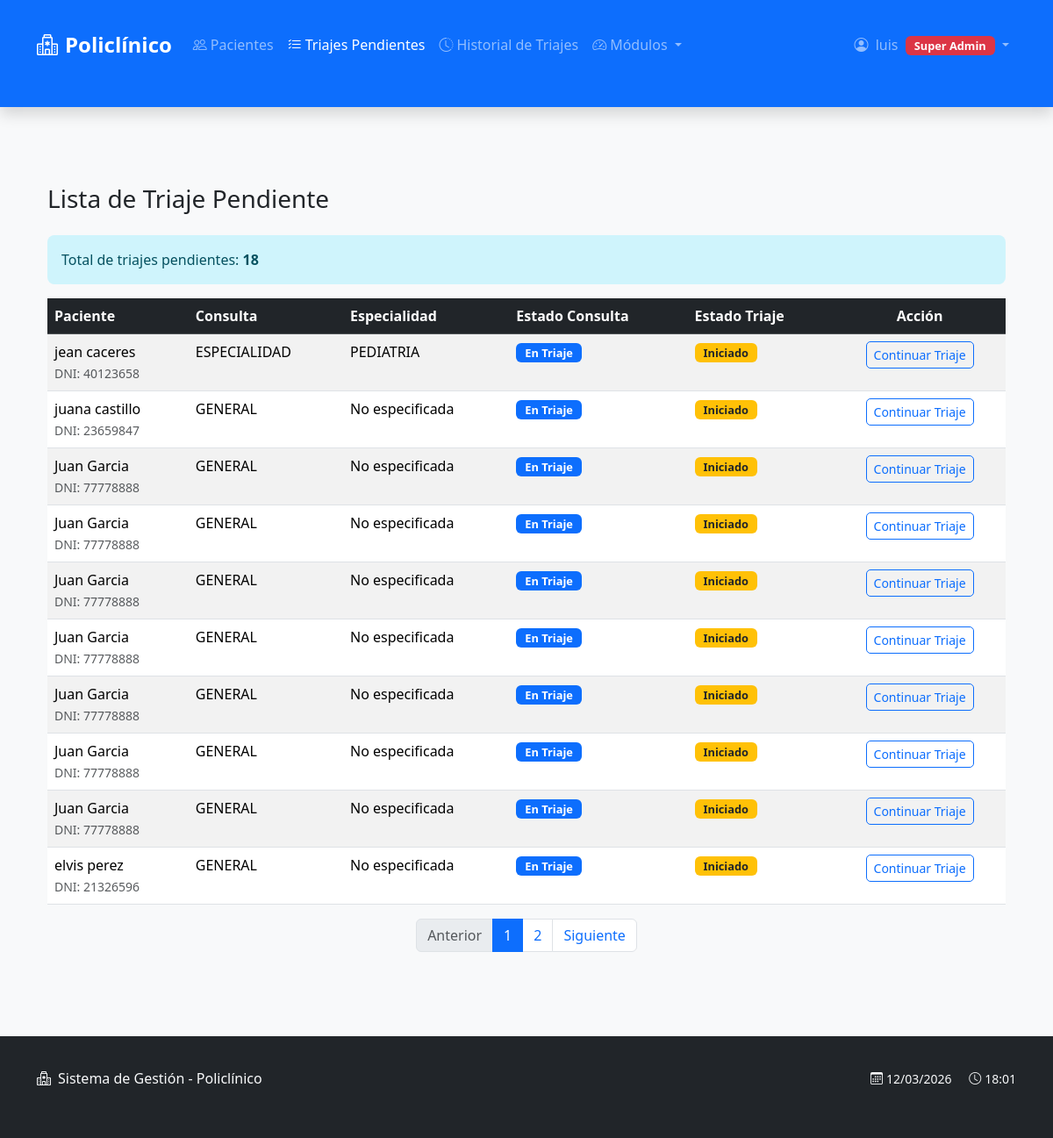
Page /triaje/pendientes/ (signed in) on the committed database.
### consultas/models.py (models this page shows, shortened)
class Consulta(models.Model):
    class EstadoConsulta(models.TextChoices):
        REGISTRADA = 'REGISTRADA', 'Registrada'
        PAGADA = 'PAGADA', 'Pagada'
        TRIAJE_PENDIENTE = 'TRIAJE_PENDIENTE', 'Triaje pendiente'
        EN_TRIAGE = 'EN_TRIAGE', 'En triaje'
        TRIAJE_COMPLETO = 'TRIAJE_COMPLETO', 'Triaje completo'
        ATENDIDA = 'ATENDIDA', 'Atendida'
    paciente = models.ForeignKey(
        'pacientes.Paciente',
        on_delete=models.PROTECT,
        related_name='consultas'
    )
    tarifa = models.ForeignKey(
        TarifaConsulta,
        on_delete=models.PROTECT
    )
    tipo_consulta = models.CharField(
        max_length=20
    )
    especialidad = models.CharField(
        max_length=20,
        null=True,
        blank=True
    )
    precio = models.DecimalField(
        max_digits=8,
        decimal_places=2
    )
    doctor = models.ForeignKey(
        Doctor,
        on_delete=models.SET_NULL,
        null=True,
        blank=True,
        verbose_name='Médico asignado',
        help_text='Seleccione el médico que atenderá la consulta'
    )
    estado = models.CharField(
        max_length=20,
        choices=EstadoConsulta.choices,
        default=EstadoConsulta.REGISTRADA
    )
    fecha = models.DateTimeField(auto_now_add=True)
    diagnostico = models.TextField(
        blank=True,
        null=True,
        verbose_name='Diagnóstico',
        help_text='Diagnóstico principal de la consulta'
    )
    observaciones = models.TextField(
        blank=True,
        null=True,
        verbose_name='Observaciones',
        help_text='Observaciones y hallazgos del examen físico'
    )
    tratamiento = models.TextField(
        blank=True,
        null=True,
        verbose_name='Tratamiento',
        help_text='Plan de tratamiento indicado'
    )
    fecha_atencion = models.DateTimeField(
        blank=True,
        null=True,
        verbose_name='Fecha de atención',
        help_text='Fecha y hora en que se atendió la consulta'
    )
    es_lectura_resultados = models.BooleanField(
        default=False,
        verbose_name='Es lectura de resultados',
        help_text='Consulta solo para lectura de resultados de exámenes'
    )
    class Meta:
        verbose_name = 'Consulta'
        verbose_name_plural = 'Consultas'
        ordering = ['-fecha']

### pacientes/models.py (models this page shows, shortened)
class Paciente(models.Model):
    dni = models.CharField(max_length=8, unique=True)
    nombres = models.CharField(max_length=100)
    apellidos = models.CharField(max_length=100)
    fecha_nacimiento = models.DateField()
    telefono = models.CharField(max_length=15, blank=True)
    direccion = models.CharField(max_length=200, blank=True)
    creado_en = models.DateTimeField(auto_now_add=True)
    activo = models.BooleanField(default=True, verbose_name='¿Activo?',help_text='Indica si el paciente está activo en el sistema')

### triaje/views.py (the view)
# urls.py: path('pendientes/', views.lista_triaje_pendiente, name='lista_triaje_pendiente'),
@grupo_requerido('recepcion', 'administrador')
@login_required
def lista_triaje_pendiente(request):
    consultas = Consulta.objects.filter(
        estado__in=[
            Consulta.EstadoConsulta.PAGADA,
            Consulta.EstadoConsulta.EN_TRIAGE
        ]
    ).exclude(
        triaje__estado=Triaje.EstadoTriaje.COMPLETO
    ).select_related('paciente', 'triaje').order_by('fecha')
    paginator = Paginator(consultas, 10)
    page_number = request.GET.get('page')
    page_obj = paginator.get_page(page_number)
    return render(
        request,
        'triaje/lista_triaje_pendiente.html',
        {
            'page_obj': page_obj,
            'total_pendientes': consultas.count()
        }
    )

### config/context_processors.py (called while the page is built)
def grupos_usuario(request):
    if request.user.is_authenticated:
        grupos = list(request.user.groups.values_list('name', flat=True))
        return {
            'user_groups': grupos,
            'es_doctor': 'doctores' in grupos,
            'es_recepcion': 'recepcion' in grupos,
            'es_farmacia': 'farmacia' in grupos,
            'es_laboratorio': 'laboratorio' in grupos,
            'es_administrador': 'administrador' in grupos,
            'es_super_user': request.user.is_superuser,
        }
    return {}

### triaje/templates/triaje/lista_triaje_pendiente.html
{% extends "base.html" %}
{% block content %}
<div class="container mt-4">
    <h3 class="mb-4">Lista de Triaje Pendiente</h3>
    {% if page_obj %}
        <div class="alert alert-info">
            Total de triajes pendientes: <strong>{{ total_pendientes }}</strong>
        </div>
         <table class="table table-hover table-striped">
            <thead class="table-dark">
                <tr>
                    <th>Paciente</th>
                    <th>Consulta</th>
                    <th>Especialidad</th>
                    <th>Estado Consulta</th>
                    <th>Estado Triaje</th>
                    <th class="text-center">Acción</th>
                </tr>
            </thead>
            <tbody>
            {% for consulta in page_obj %}
                <tr>
                    <td>
  			  {{ consulta.paciente.nombres }} {{ consulta.paciente.apellidos }}<br>
			    <small class="text-muted">DNI: {{ consulta.paciente.dni }}</small>
                    </td>
                    <td>{{ consulta.tipo_consulta }}</td>
                    <td>{{ consulta.especialidad|default:"No especificada" }}</td>
                    <td>
                        {% if consulta.estado == 'REGISTRADA' %}
                            <span class="badge bg-secondary">Registrada</span>
                        {% elif consulta.estado == 'PAGADA' %}
                            <span class="badge bg-success">Pagada</span>
                        {% elif consulta.estado == 'TRIAJE_PENDIENTE' %}
                            <span class="badge bg-warning text-dark">Triaje Pendiente</span>
                        {% elif consulta.estado == 'EN_TRIAGE' %}
                            <span class="badge bg-primary">En Triaje</span>
                        {% elif consulta.estado == 'TRIAJE_COMPLETO' %}
                            <span class="badge bg-info">Triaje Completo</span>
                        {% elif consulta.estado == 'ATENDIDA' %}
                            <span class="badge bg-success">Atendida</span>
                        {% endif %}
                    </td>
                    <td>
                        {% if consulta.triaje %}
                            {% if consulta.triaje.estado == 'INICIADO' %}
                                <span class="badge bg-warning text-dark">Iniciado</span>
                            {% elif consulta.triaje.estado == 'COMPLETO' %}
                                <span class="badge bg-success">Completo</span>
                            {% endif %}
                        {% else %}
                            <span class="badge bg-secondary">Sin triaje</span>
                        {% endif %}
                    </td>
                    <td class="text-center">
                        {% if consulta.estado == 'PAGADA' or consulta.estado == 'EN_TRIAGE' %}
                            {% if consulta.triaje %}
                                <a href="{% url 'crear_triaje' consulta.id %}" class="btn btn-sm btn-outline-primary">
                                    Continuar Triaje
                                </a>
                            {% else %}
                                <a href="{% url 'crear_triaje' consulta.id %}" class="btn btn-sm btn-primary">
                                    Iniciar Triaje
                                </a>
                            {% endif %}
                        {% else %}
                            <button class="btn btn-sm btn-secondary" disabled>
                                No disponible
                            </button>
                        {% endif %}
                    </td>
                </tr>
            {% endfor %}
            </tbody>
        </table>
        <nav aria-label="Page navigation">
          <ul class="pagination justify-content-center">
            {% if page_obj.has_previous %}
              <li class="page-item">
                <a class="page-link" href="?page={{ page_obj.previous_page_number }}">Anterior</a>
              </li>
            {% else %}
              <li class="page-item disabled"><span class="page-link">Anterior</span></li>
            {% endif %}
            {% for num in page_obj.paginator.page_range %}
              {% if page_obj.number == num %}
                <li class="page-item active"><span class="page-link">{{ num }}</span></li>
              {% else %}
                <li class="page-item"><a class="page-link" href="?page={{ num }}">{{ num }}</a></li>
              {% endif %}
            {% endfor %}
            {% if page_obj.has_next %}
              <li class="page-item">
                <a class="page-link" href="?page={{ page_obj.next_page_number }}">Siguiente</a>
              </li>
            {% else %}
              <li class="page-item disabled"><span class="page-link">Siguiente</span></li>
            {% endif %}
          </ul>
        </nav>
    {% else %}
        <div class="alert alert-info">
            <h5>¡Excelente!</h5>
            <p>No hay triajes pendientes. Todas las consultas han sido atendidas.</p>
        </div>
    {% endif %}
</div>
{% endblock %}

### templates/base.html (shortened to what this page needs)
<!DOCTYPE html>
<html lang="es">
<head>
    <link href="https://cdn.jsdelivr.net/npm/bootstrap@5.3.1/dist/css/bootstrap.min.css" rel="stylesheet">
    <link rel="stylesheet" href="https://cdn.jsdelivr.net/npm/bootstrap-icons@1.11.0/font/bootstrap-icons.css">
    <link rel="stylesheet" href="https://cdnjs.cloudflare.com/ajax/libs/font-awesome/6.4.0/css/all.min.css">
    {% load static %}
    <link rel="stylesheet" href="{% static 'css/styles.css' %}">
</head>
<body>
    <nav class="navbar navbar-expand-lg navbar-dark bg-primary shadow">
        <div class="container">
            <a class="navbar-brand" href="{% url 'inicio' %}">
                <i class="bi bi-hospital me-2"></i>Policlínico
            </a>
            <div class="collapse navbar-collapse" id="navbarNav">
                <ul class="navbar-nav me-auto" id="mainNavbar">
                    {% if user.is_authenticated %}
                        {% if es_recepcion or es_administrador or es_super_user %}
                        <li class="nav-item">
                            <a class="nav-link {% if '/pacientes/' in request.path %}active{% endif %}"
                               href="{% url 'lista_pacientes' %}">
                                <i class="bi bi-people me-1"></i>Pacientes
                            </a>
                        </li>
                        <li class="nav-item">
                            <a class="nav-link {% if '/triaje/' in request.path %}active{% endif %}"
                               href="{% url 'lista_triaje_pendiente' %}">
                                <i class="bi bi-list-check me-1"></i>Triajes Pendientes
                            </a>
                        </li>
                        <li class="nav-item">
                            <a class="nav-link {% if '/historial-triajes/' in request.path %}active{% endif %}"
                               href="{% url 'historial_triajes' %}">
                                <i class="bi bi-clock-history me-1"></i>Historial de Triajes
                            </a>
                        </li>
                        {% endif %}
                        {% if es_administrador or es_super_user %}
                        <li class="nav-item dropdown">
                            <a class="nav-link dropdown-toggle" href="#" role="button" data-bs-toggle="dropdown">
                                <i class="bi bi-speedometer2 me-1"></i>Módulos
                            </a>
                        </li>
                        {% endif %}
                    {% endif %}
                </ul>
                <ul class="navbar-nav">
                    {% if user.is_authenticated %}
                    <li class="nav-item dropdown">
                        <a class="nav-link dropdown-toggle" href="#" role="button" data-bs-toggle="dropdown" aria-expanded="false">
                            <i class="bi bi-person-circle me-1"></i>
                            {{ user.username }}
                            <span class="badge
                                {% if es_super_user %}bg-danger
                                {% elif es_administrador %}bg-danger
                                {% elif es_doctor %}bg-success
                                {% elif es_recepcion %}bg-warning
                                {% elif es_farmacia %}bg-info
                                {% elif es_laboratorio %}bg-secondary
                                {% else %}bg-secondary{% endif %} ms-1">
                                {% if es_super_user %}Super Admin
                                {% elif es_administrador %}Admin
                                {% elif es_doctor %}Doctor
                                {% elif es_recepcion %}Recepción
                                {% elif es_farmacia %}Farmacia
                                {% elif es_laboratorio %}Laboratorio
                                {% else %}Usuario{% endif %}
                            </span>
                        </a>
                    </li>
                    {% endif %}
                </ul>
            </div>
        </div>
    </nav>
    <div class="container mt-4">
        {% block content %}{% endblock %}
    </div>
    <footer class="footer mt-auto py-3 bg-dark text-white">
        <div class="container">
            <div class="row">
                <div class="col-md-6">
                    <span class="text-light">
                        <i class="bi bi-hospital me-2"></i>Sistema de Gestión - Policlínico
                    </span>
                </div>
                <div class="col-md-6 text-md-end">
                    <span class="text-light small">
                        <i class="bi bi-calendar3 me-1"></i>{% now "d/m/Y" %}
                        <i class="bi bi-clock ms-3 me-1"></i>{% now "H:i" %}
                    </span>
                </div>
            </div>
        </div>
    </footer>
</body>
</html>

### static/css/styles.css (style rules this page uses)
body { font-family: 'Segoe UI', Tahoma, Geneva, Verdana, sans-serif; background-color: #f8f9fa; }
.navbar-brand { font-weight: 700; font-size: 1.5rem; }
.btn { border-radius: 5px; font-weight: 500; }
.badge { font-size: 0.8em; padding: 5px 10px; }
.alert { border-radius: 8px; border: none; }
.container { padding-top: 20px; padding-bottom: 40px; }
.footer { background-color: #343a40; color: white; padding: 20px 0; margin-top: 40px; }

### rows in the picture
Consulta: paciente.nombres "jean", paciente.apellidos "caceres", paciente.dni "40123658", tipo_consulta "ESPECIALIDAD", especialidad "PEDIATRIA", estado "En Triaje", shows "Iniciado"
Consulta: paciente.nombres "juana", paciente.apellidos "castillo", paciente.dni "23659847", tipo_consulta "GENERAL", especialidad "No especificada", estado "En Triaje", shows "Iniciado"
Consulta: paciente.nombres "Juan", paciente.apellidos "Garcia", paciente.dni "77778888", tipo_consulta "GENERAL", especialidad "No especificada", estado "En Triaje", shows "Iniciado"
Consulta: paciente.nombres "Juan", paciente.apellidos "Garcia", paciente.dni "77778888", tipo_consulta "GENERAL", especialidad "No especificada", estado "En Triaje", shows "Iniciado"
Consulta: paciente.nombres "Juan", paciente.apellidos "Garcia", paciente.dni "77778888", tipo_consulta "GENERAL", especialidad "No especificada", estado "En Triaje", shows "Iniciado"
Consulta: paciente.nombres "Juan", paciente.apellidos "Garcia", paciente.dni "77778888", tipo_consulta "GENERAL", especialidad "No especificada", estado "En Triaje", shows "Iniciado"
Consulta: paciente.nombres "Juan", paciente.apellidos "Garcia", paciente.dni "77778888", tipo_consulta "GENERAL", especialidad "No especificada", estado "En Triaje", shows "Iniciado"
Consulta: paciente.nombres "Juan", paciente.apellidos "Garcia", paciente.dni "77778888", tipo_consulta "GENERAL", especialidad "No especificada", estado "En Triaje", shows "Iniciado"
Consulta: paciente.nombres "Juan", paciente.apellidos "Garcia", paciente.dni "77778888", tipo_consulta "GENERAL", especialidad "No especificada", estado "En Triaje", shows "Iniciado"
Consulta: paciente.nombres "elvis", paciente.apellidos "perez", paciente.dni "21326596", tipo_consulta "GENERAL", especialidad "No especificada", estado "En Triaje", shows "Iniciado"

### other values in the picture
{{ user.username }} "luis"
{{ total_pendientes }} "18"
{{ num }} "1"
{{ num }} "2"
